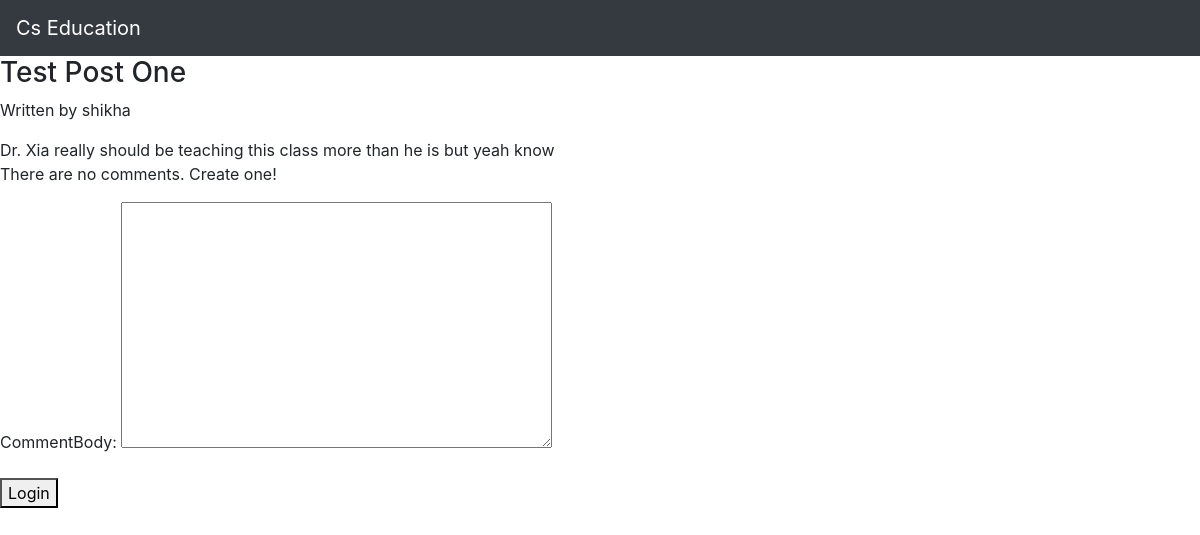
Page /posts/1/ on the earlier database version.
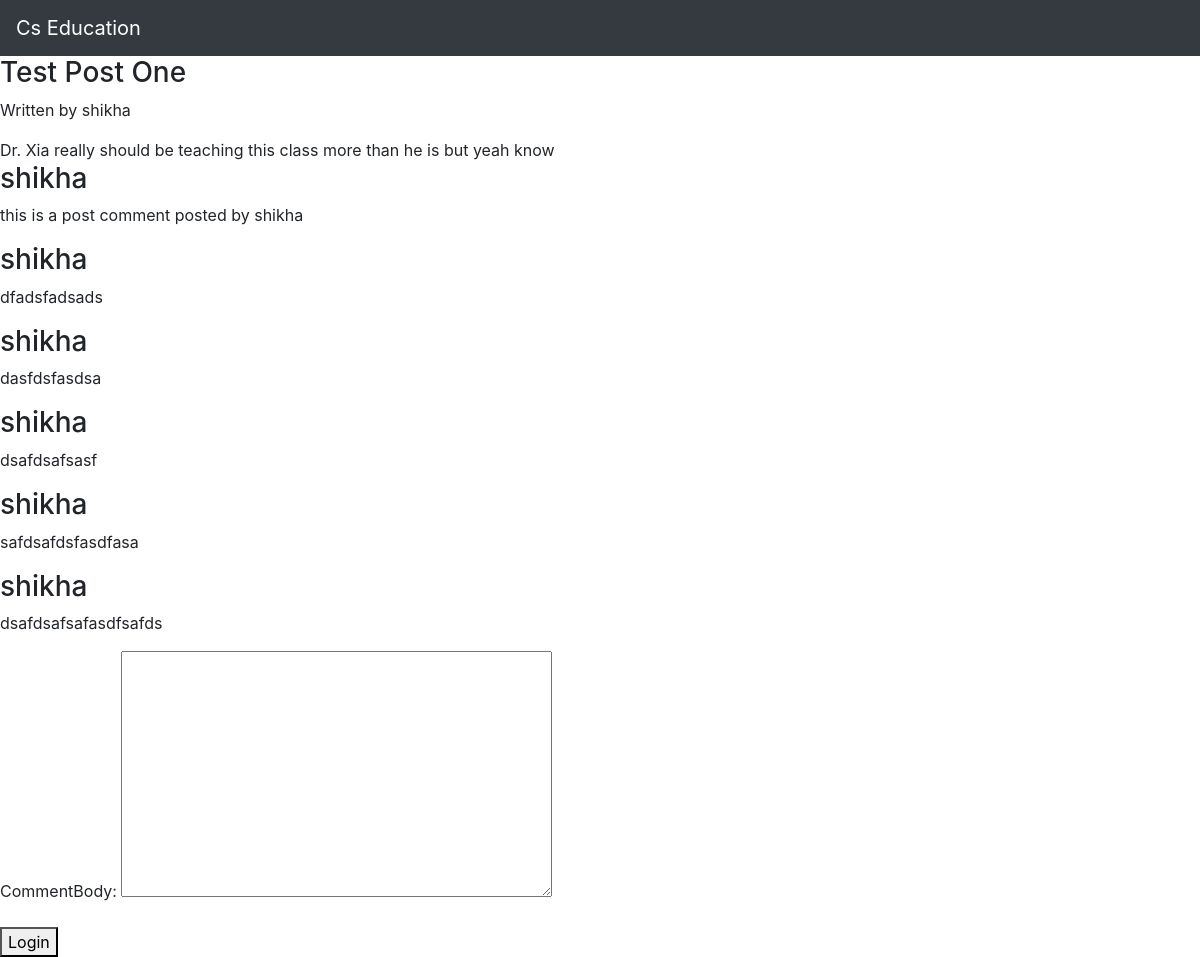
Same page on the later database version.
### lms/models.py (models this page shows)
class Post(models.Model):
    title = models.CharField(max_length= 255)
    postBody = RichTextField()
    created_date = models.DateTimeField(auto_now_add=True)
    updated_date = models.DateTimeField(auto_now=True)
    author = models.ForeignKey(Profile, on_delete=models.CASCADE)

class Profile(AbstractUser):
    pass

class PostComment(models.Model):
    commentBody = models.TextField()
    created_date = models.DateTimeField(auto_now_add=True)
    updated_date = models.DateTimeField(auto_now=True)
    author = models.ForeignKey(Profile, on_delete=models.CASCADE)
    post = models.ForeignKey(Post, related_name="comments", on_delete=models.CASCADE)

### lms/views.py (the view)
# urls.py: path("posts/<int:post_id>/", views.view_post, name="view_post"),
def view_post(request, post_id):
    post = Post.objects.get(id=post_id)
    comments = PostComment.objects.filter(post=post_id)
    createPostCommentForm = CreatePostCommentForm()
    context = {
        "post": post,
        "comments": comments,
        "form": createPostCommentForm
    }
    return render(request, "pages/posts/view_post.html", context)

### lms/forms.py
class CreatePostCommentForm(forms.ModelForm):
    class Meta:
        model = PostComment
        fields = ['commentBody']

### templates/pages/posts/view_post.html (shortened to what this page needs)
{% extends 'base.html' %}
{% block content %}
<section class="discussion-post">
    <section class="post-header">
        <h3>{{post.title}}</h3>
        <p>Written by {{post.author.username}}</p>
    </section>
    <section class="post-body">
        {{post.postBody}}
    </section>
</section>
{% if comments %}
<section class="comments">
    {% for comment in comments %}
    <section class="comment">
        <section class="comment-header">
            <h3>{{comment.author}}</h3>
        </section>
        <section class="comment-body">
            <p>{{comment.commentBody}}</p>
        </section>
    </section>
    {% endfor %}
</section>
{% else %}
<p>There are no comments. Create one!</p>
{% endif %}
<form class="form" action="{% url 'create_post_comment' post_id=post.id %}" method="post">
    {{ form.as_p }}
    <button type="submit">Login</button>
</form>
{% endblock content %}

### templates/base.html (shortened to what this page needs)
<!doctype html>
<html lang="en">
  <head>
    <link rel="stylesheet" href="https://cdn.jsdelivr.net/npm/bootstrap@4.4.1/dist/css/bootstrap.min.css">
</head>
<body>
    <nav class="navbar navbar-expand-lg navbar-dark bg-dark">
        <a class="navbar-brand" href="{% url 'index' %}">Cs Education</a>
      </nav>
      <main class="main-content">
        {% block content %}
        {% endblock %}
      </main>
  </body>
</html>

Differences in the rows shown:
added PostComment: author "shikha", commentBody "this is a post comment posted by shikha"
added PostComment: author "shikha", commentBody "dfadsfadsads"
added PostComment: author "shikha", commentBody "dasfdsfasdsa"
added PostComment: author "shikha", commentBody "dsafdsafsasf"
added PostComment: author "shikha", commentBody "safdsafdsfasdfasa"
added PostComment: author "shikha", commentBody "dsafdsafsafasdfsafds"
Other differences:
text no longer shown: "There are no comments. Create one!"
